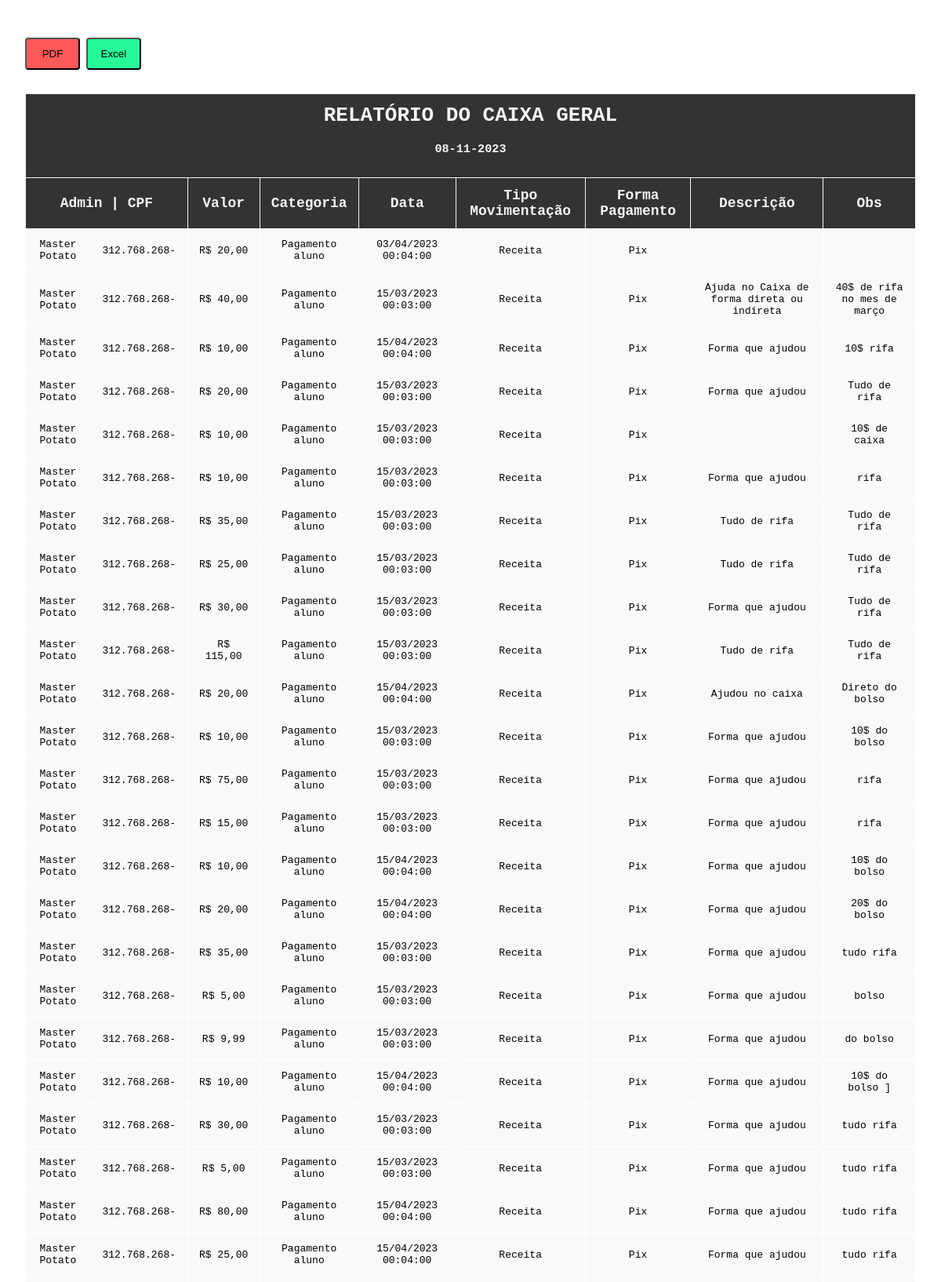
Page /resources/views/admin/caixa/relatorio.php (signed in, upper part) on the committed database.
### tables this page shows
CREATE TABLE caixa (
		 
    caixa_id INT AUTO_INCREMENT PRIMARY KEY NOT NULL,
    usuario_id INT NULL,
    FOREIGN KEY (usuario_id)
        REFERENCES Usuarios (usuario_id),
    aluno_id INT NULL,
    FOREIGN KEY (aluno_id)
        REFERENCES Alunos (aluno_id),
        
		 
    categoria VARCHAR(20),
    descricao VARCHAR(100),
    data_movimentacao DATETIME,
    valor DECIMAL(10, 2),
    tipo_movimentacao VARCHAR(20),
    forma_pagamento VARCHAR(20),
    status_caixa VARCHAR(15),
    obs TEXT
);

CREATE TABLE usuarios (
	 
    usuario_id INT AUTO_INCREMENT PRIMARY KEY NOT NULL,
    tipo_usuario CHAR(3),

     
    nome VARCHAR(100) NOT NULL,
    email VARCHAR(100) UNIQUE NOT NULL,
    cpf VARCHAR(13) UNIQUE, 
    senha VARCHAR(200) NOT NULL,
    idade INT(3) NOT NULL,
     
    genero CHAR(1),
    celular VARCHAR(25),
    foto_perfil VARCHAR(200) 
        DEFAULT 'profile_default.png'
);

### config.php (called while the page is built, shortened)
<?php
function autocarregamento($class_name) {
  $path = __DIR__ . '//models//' . $class_name . '.php';
}

### controllers/Caixa/ConsultaController.php (called while the page is built, shortened)
<?php
global $mysqli;
$caixa = new Caixa($mysqli);
$meta = new Meta($mysqli);
$dadosDespesasReceitasPorMes = $caixa->obterDadosDespesasReceitasPorMes();
$totalReceitas = array_sum($dadosDespesasReceitasPorMes['receitas']);
$totalDespesas = array_sum($dadosDespesasReceitasPorMes['despesas']);
if ($totalDespesas != 0 || $totalReceitas != 0) {
  $porcentagemDespesas = ($totalDespesas / ($totalReceitas + $totalDespesas)) * 100;
  $porcentagemReceitas = 100 - $porcentagemDespesas;
} else {
  $porcentagemDespesas = 0;
  $porcentagemReceitas = 0;
}
return $data = [
  'caixa'             => $caixa->buscarTodos(),
  'saldo_atual'       => $caixa->obterSaldoAtual(),
  'saldo_anterior'    => $caixa->obterSaldoAnterior(),
  'total_gasto'       => $caixa->obterTotalGasto(),
  'total_necessario'  => $meta->obterTotalNecessarioAtivo(),
  'meses'             => $dadosDespesasReceitasPorMes['meses'],
  'receitas'          => $dadosDespesasReceitasPorMes['receitas'],
  'despesas'          => $dadosDespesasReceitasPorMes['despesas'],
  'saldos'            => $dadosDespesasReceitasPorMes['saldos'],
  'dadosCategorias'   => $caixa->obterDadosCategorias(),
  'totalReceitas'        => $totalReceitas,
  'totalDespesas'        => $totalDespesas,
  'porcentagemReceitas'  => $porcentagemReceitas,
  'porcentagemDespesas'  => $porcentagemDespesas
];
?>

### models/Caixa.php (called while the page is built, shortened)
<?php
class caixa
{
  private $mysqli;
  private $tabela = 'caixa';
  public function __construct(mysqli $mysqli)
  {
    $this->mysqli = $mysqli;
  }
  public function buscarTodos()
  {
    $stmt = $this->mysqli->query("
      SELECT
        c.*, u.*, u.nome as nome_usuario
      FROM
        " . $this->tabela . " as c
      JOIN
        usuarios AS u ON u.usuario_id = c.usuario_id
      WHERE
        LOWER(c.tipo_movimentacao) = 'despesa' OR
        LOWER(c.tipo_movimentacao) = 'receita'
    ");
    while ($linha = mysqli_fetch_array($stmt, MYSQLI_ASSOC)) {
      $categoria[] = $linha;
    }
    return $categoria;
  }
  public function obterSaldoAtual()
  {
    $saldo_atual    = null;
    $query_entrada = "
      SELECT
        SUM(valor) as 'valor_entrada'
      FROM
        caixa
      WHERE
        tipo_movimentacao = 'receita'
    ";
    $query_saida = "
      SELECT
        SUM(valor) as 'valor_saida'
      FROM
        caixa
      WHERE
        tipo_movimentacao = 'despesa'
    ";
  try
  {
    $result_entrada = $this->mysqli->query($query_entrada);
    $result_saida = $this->mysqli->query($query_saida);
    $result_entrada = mysqli_fetch_array($result_entrada, MYSQLI_ASSOC);
    $result_entrada = $result_entrada['valor_entrada'];
    $result_saida = mysqli_fetch_array($result_saida);
    $result_saida = $result_saida['valor_saida'];
    $saldo_atual = $result_entrada - $result_saida;
    } catch (Exception $error)
    {
      $saldo_atual = 0;
    }
    return $saldo_atual;
  }
  public function obterSaldoAnterior() {
    $query = "
      SELECT
        valor
      FROM
        " . $this->tabela . "
      ORDER BY
        caixa_id
      DESC LIMIT 1
    ";
    $result = $this->mysqli->query($query);
    $saldo_anterior = mysqli_fetch_array($result, MYSQLI_ASSOC);
    return $saldo_anterior['valor'];
  }
  public function obterTotalGasto()
  {
      $query = "
          SELECT
              SUM(valor) as total_gasto
          FROM
              " . $this->tabela . "
          WHERE
              tipo_movimentacao = 'despesa'
      ";
      $result = $this->mysqli->query($query);
      $row = $result->fetch_assoc();
      $totalGasto = $row['total_gasto'];
      return $totalGasto;
  }
  public function obterDadosDespesasReceitasPorMes()
  {
    $query = "
      SELECT
        DATE_FORMAT(data_movimentacao, '%b') as mes,
        SUM(CASE WHEN LOWER(tipo_movimentacao) = 'receita' THEN valor ELSE 0 END) as receita,
        SUM(CASE WHEN LOWER(tipo_movimentacao) = 'despesa' THEN valor ELSE 0 END) as despesa
      FROM caixa
      GROUP BY mes
    ";
    $result = $this->mysqli->query($query);
    $meses = [];
    $receitas = [];
    $despesas = [];
    $saldos = [];
    $balance = 0;
    while ($row = $result->fetch_assoc()) {
      $meses[] = $row['mes'];
      $receitas[] = (float)$row['receita'];
      $despesas[] = (float)$row['despesa'];
      $balance += (float)$row['receita'] - (float)$row['despesa'];
      $saldos[] = $balance;
    }
    return [
      'meses' => $meses,
      'receitas' => $receitas,
      'despesas' => $despesas,
      'saldos' => $saldos
    ];
  }
}

### models/Meta.php (called while the page is built, shortened)
<?php
class Meta
{
  private $mysqli;
  private $tabela = 'meta';
  public function __construct(mysqli $mysqli)
  {
    $this->mysqli = $mysqli;
  }
  public function obterTotalNecessarioAtivo()
	{
	  $stmt = $this->mysqli->query("
	    SELECT total_necessario
	    FROM " . $this->tabela . "
	    WHERE status = 1
	  ");
	  $row = $stmt->fetch_assoc();
	  return $row['total_necessario'];
	}
}

### resources/views/admin/caixa/relatorio.php (the view, shortened to what this page needs)
<?php
require dirname(dirname(dirname(dirname(__DIR__)))) . '/config.php';
include $_ENV['PASTA_CONTROLLER'] . '/Caixa/ConsultaController.php';
?>
<link rel="stylesheet" href="https://cdn.datatables.net/1.13.4/css/jquery.dataTables.css" />
<body style="padding: 2rem;margin: 1rem 0;">
  <div>
  	<button
  		style="padding: 0.68rem;border-radius: 0.25rem;width: 70px;color: #000;border-color: 2px solid #555;background: #ff0000a6;cursor: pointer;"
  		onclick="exportToPDF()"
  	>
  		PDF
  	</button>
  	<button
  		style="padding: 0.68rem;border-radius: 0.25rem;width: 70px;color: #000;border-color: 2px solid #555;background: #28f898;cursor: pointer;"
  		onclick="exportToExcel()"
  	>
  		Excel
  	</button>
  </div>
  <br><br>
	<?php if (isset($data['caixa']) && !empty($data['caixa'])) { ?>
    <table id="myTable" class="display" style="width: 100%!important; border-collapse: collapse; border: 1px solid whitesmoke; border-radius: 3rem;" cellpadding="12" cellspacing="15" border="2">
        <thead>
            <tr>
                <th colspan="20" style="background: #333; color: whitesmoke; border: 1px solid whitesmoke;">
                    <h1 style="margin-bottom: 1.2rem;">RELATÓRIO DO CAIXA GERAL</h1>
                     <h3><?= date('d-m-Y'); ?></h3>
                </th>
            </tr>
            <tr>
                <th colspan="2" style="font-size: 1.12rem; font-weight: 700; background: #333; color: whitesmoke; border: 1px solid whitesmoke;">Admin | CPF</th>
                <th style="font-size: 1.12rem; font-weight: 700; background: #333; color: whitesmoke; border: 1px solid whitesmoke;">Valor</th>
                <th style="font-size: 1.12rem; font-weight: 700; background: #333; color: whitesmoke; border: 1px solid whitesmoke;">Categoria</th>
                <th style="font-size: 1.12rem; font-weight: 700; background: #333; color: whitesmoke; border: 1px solid whitesmoke;">Data</th>
                <th style="font-size: 1.12rem; font-weight: 700; background: #333; color: whitesmoke; border: 1px solid whitesmoke;">Tipo Movimentação</th>
                <th style="font-size: 1.12rem; font-weight: 700; background: #333; color: whitesmoke; border: 1px solid whitesmoke;">Forma Pagamento</th>
                <th style="font-size: 1.12rem; font-weight: 700; background: #333; color: whitesmoke; border: 1px solid whitesmoke;">Descrição</th>
                <th style="font-size: 1.12rem; font-weight: 700; background: #333; color: whitesmoke; border: 1px solid whitesmoke;">Obs</th>
            </tr>
        </thead>
        <tbody>
            <?php foreach ($data['caixa'] as $caixa): ?>
            <tr>
                <td style="background: #f9f9f9; border: 1px solid #fff; text-align: center;">
                    <?= ucfirst($caixa['nome_usuario']); ?>
                </td>
                <td style="background: #f9f9f9; border: 1px solid #fff; text-align: center;">
                    <?= Mascara::mascararCPF($caixa['cpf']); ?>
                </td>
                <td style="background: #f9f9f9; border: 1px solid #fff; text-align: center;">
                    <?= Money::format($caixa['valor']); ?>
                </td>
                <td style="background: #f9f9f9; border: 1px solid #fff; text-align: center;">
                    <?= ucfirst($caixa['categoria']); ?>
                </td>
                <td style="background: #f9f9f9; border: 1px solid #fff; text-align: center;">
                    <?= date('d/m/Y H:m:s', strtotime($caixa['data_movimentacao'])); ?>
                </td>
                <td style="background: #f9f9f9; border: 1px solid #fff; text-align: center;">
                    <?= ucfirst($caixa['tipo_movimentacao']); ?>
                </td>
                <td style="background: #f9f9f9; border: 1px solid #fff; text-align: center;">
                    <?= ucfirst($caixa['forma_pagamento']); ?>
                </td>
                <td style="background: #f9f9f9; border: 1px solid #fff; text-align: center;">
                    <?= (isset($caixa['descricao']) || !empty($caixa['descricao'])? $caixa['descricao'] : 'N/A'); ?>
                </td>
                <td style="background: #f9f9f9; border: 1px solid #fff; text-align: center;">
                    <?= (isset($caixa['obs']) || !empty($caixa['obs'])? $caixa['obs'] : 'N/A'); ?>
                </td>
            </tr>
            <?php endforeach; ?>
        </tbody>
    </table>
  <?php } else { ?>
      <br>
      <h3>Sem dados</h3>
  <?php } ?>
</body>

### resources/views/admin/caixa/relatorio.php (style rules this page uses)
body { font-family: monospace; font-weight: 600; }

### rows in the picture
caixa: usuario.nome "Master Potato", usuario.cpf "312.768.268-", valor "R$ 20,00", categoria "Pagamento aluno", data_movimentacao "03/04/2023 00:04:00", tipo_movimentacao "Receita", forma_pagamento "Pix"
caixa: usuario.nome "Master Potato", usuario.cpf "312.768.268-", valor "R$ 40,00", categoria "Pagamento aluno", data_movimentacao "15/03/2023 00:03:00", tipo_movimentacao "Receita", forma_pagamento "Pix", descricao "Ajuda no Caixa de forma direta ou indireta", obs "40$ de rifa no mes de março"
caixa: usuario.nome "Master Potato", usuario.cpf "312.768.268-", valor "R$ 10,00", categoria "Pagamento aluno", data_movimentacao "15/04/2023 00:04:00", tipo_movimentacao "Receita", forma_pagamento "Pix", descricao "Forma que ajudou", obs "10$ rifa"
caixa: usuario.nome "Master Potato", usuario.cpf "312.768.268-", valor "R$ 20,00", categoria "Pagamento aluno", data_movimentacao "15/03/2023 00:03:00", tipo_movimentacao "Receita", forma_pagamento "Pix", descricao "Forma que ajudou", obs "Tudo de rifa"
caixa: usuario.nome "Master Potato", usuario.cpf "312.768.268-", valor "R$ 10,00", categoria "Pagamento aluno", data_movimentacao "15/03/2023 00:03:00", tipo_movimentacao "Receita", forma_pagamento "Pix", obs "10$ de caixa"
caixa: usuario.nome "Master Potato", usuario.cpf "312.768.268-", valor "R$ 10,00", categoria "Pagamento aluno", data_movimentacao "15/03/2023 00:03:00", tipo_movimentacao "Receita", forma_pagamento "Pix", descricao "Forma que ajudou", obs "rifa"
caixa: usuario.nome "Master Potato", usuario.cpf "312.768.268-", valor "R$ 35,00", categoria "Pagamento aluno", data_movimentacao "15/03/2023 00:03:00", tipo_movimentacao "Receita", forma_pagamento "Pix", descricao "Tudo de rifa", obs "Tudo de rifa"
caixa: usuario.nome "Master Potato", usuario.cpf "312.768.268-", valor "R$ 25,00", categoria "Pagamento aluno", data_movimentacao "15/03/2023 00:03:00", tipo_movimentacao "Receita", forma_pagamento "Pix", descricao "Tudo de rifa", obs "Tudo de rifa"
caixa: usuario.nome "Master Potato", usuario.cpf "312.768.268-", valor "R$ 30,00", categoria "Pagamento aluno", data_movimentacao "15/03/2023 00:03:00", tipo_movimentacao "Receita", forma_pagamento "Pix", descricao "Forma que ajudou", obs "Tudo de rifa"
caixa: usuario.nome "Master Potato", usuario.cpf "312.768.268-", valor "R$ 115,00", categoria "Pagamento aluno", data_movimentacao "15/03/2023 00:03:00", tipo_movimentacao "Receita", forma_pagamento "Pix", descricao "Tudo de rifa", obs "Tudo de rifa"
caixa: usuario.nome "Master Potato", usuario.cpf "312.768.268-", valor "R$ 20,00", categoria "Pagamento aluno", data_movimentacao "15/04/2023 00:04:00", tipo_movimentacao "Receita", forma_pagamento "Pix", descricao "Ajudou no caixa", obs "Direto do bolso"
caixa: usuario.nome "Master Potato", usuario.cpf "312.768.268-", valor "R$ 10,00", categoria "Pagamento aluno", data_movimentacao "15/03/2023 00:03:00", tipo_movimentacao "Receita", forma_pagamento "Pix", descricao "Forma que ajudou", obs "10$ do bolso"
caixa: usuario.nome "Master Potato", usuario.cpf "312.768.268-", valor "R$ 75,00", categoria "Pagamento aluno", data_movimentacao "15/03/2023 00:03:00", tipo_movimentacao "Receita", forma_pagamento "Pix", descricao "Forma que ajudou", obs "rifa"
caixa: usuario.nome "Master Potato", usuario.cpf "312.768.268-", valor "R$ 15,00", categoria "Pagamento aluno", data_movimentacao "15/03/2023 00:03:00", tipo_movimentacao "Receita", forma_pagamento "Pix", descricao "Forma que ajudou", obs "rifa"
caixa: usuario.nome "Master Potato", usuario.cpf "312.768.268-", valor "R$ 10,00", categoria "Pagamento aluno", data_movimentacao "15/04/2023 00:04:00", tipo_movimentacao "Receita", forma_pagamento "Pix", descricao "Forma que ajudou", obs "10$ do bolso"
caixa: usuario.nome "Master Potato", usuario.cpf "312.768.268-", valor "R$ 20,00", categoria "Pagamento aluno", data_movimentacao "15/04/2023 00:04:00", tipo_movimentacao "Receita", forma_pagamento "Pix", descricao "Forma que ajudou", obs "20$ do bolso"
caixa: usuario.nome "Master Potato", usuario.cpf "312.768.268-", valor "R$ 35,00", categoria "Pagamento aluno", data_movimentacao "15/03/2023 00:03:00", tipo_movimentacao "Receita", forma_pagamento "Pix", descricao "Forma que ajudou", obs "tudo rifa"
caixa: usuario.nome "Master Potato", usuario.cpf "312.768.268-", valor "R$ 5,00", categoria "Pagamento aluno", data_movimentacao "15/03/2023 00:03:00", tipo_movimentacao "Receita", forma_pagamento "Pix", descricao "Forma que ajudou", obs "bolso"
caixa: usuario.nome "Master Potato", usuario.cpf "312.768.268-", valor "R$ 9,99", categoria "Pagamento aluno", data_movimentacao "15/03/2023 00:03:00", tipo_movimentacao "Receita", forma_pagamento "Pix", descricao "Forma que ajudou", obs "do bolso"
caixa: usuario.nome "Master Potato", usuario.cpf "312.768.268-", valor "R$ 10,00", categoria "Pagamento aluno", data_movimentacao "15/04/2023 00:04:00", tipo_movimentacao "Receita", forma_pagamento "Pix", descricao "Forma que ajudou", obs "10$ do bolso ]"
caixa: usuario.nome "Master Potato", usuario.cpf "312.768.268-", valor "R$ 30,00", categoria "Pagamento aluno", data_movimentacao "15/03/2023 00:03:00", tipo_movimentacao "Receita", forma_pagamento "Pix", descricao "Forma que ajudou", obs "tudo rifa"
caixa: usuario.nome "Master Potato", usuario.cpf "312.768.268-", valor "R$ 5,00", categoria "Pagamento aluno", data_movimentacao "15/03/2023 00:03:00", tipo_movimentacao "Receita", forma_pagamento "Pix", descricao "Forma que ajudou", obs "tudo rifa"
caixa: usuario.nome "Master Potato", usuario.cpf "312.768.268-", valor "R$ 80,00", categoria "Pagamento aluno", data_movimentacao "15/04/2023 00:04:00", tipo_movimentacao "Receita", forma_pagamento "Pix", descricao "Forma que ajudou", obs "tudo rifa"
caixa: usuario.nome "Master Potato", usuario.cpf "312.768.268-", valor "R$ 25,00", categoria "Pagamento aluno", data_movimentacao "15/04/2023 00:04:00", tipo_movimentacao "Receita", forma_pagamento "Pix", descricao "Forma que ajudou", obs "tudo rifa"
